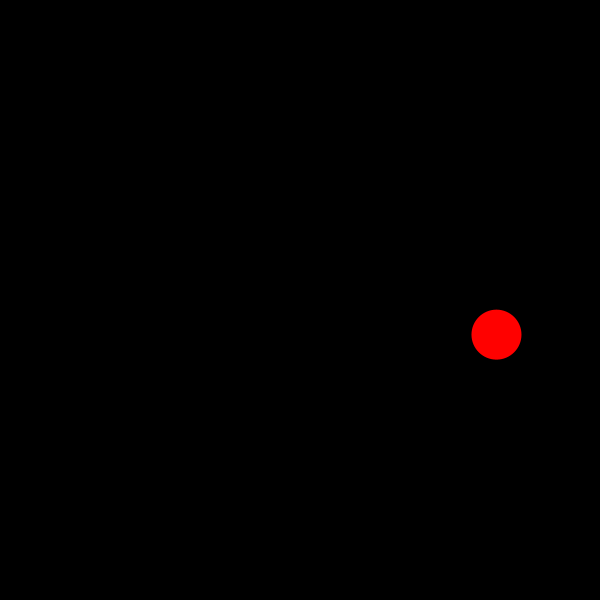
Frame 1 (no input)
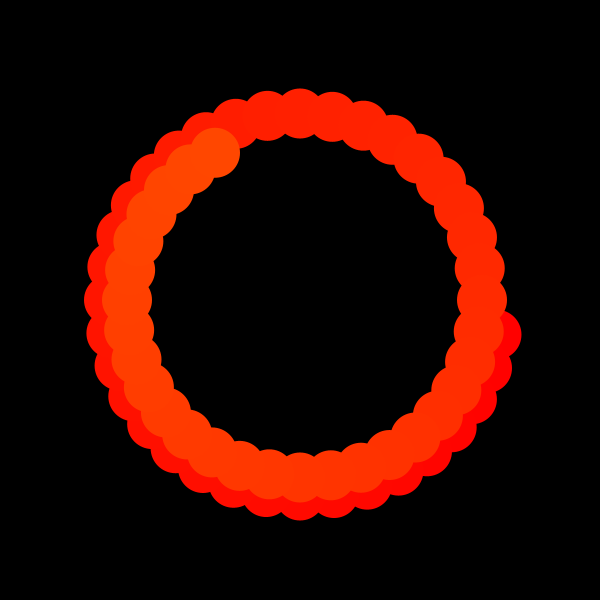
Frame 60 (the mouse pressed at the canvas centre just before this capture)
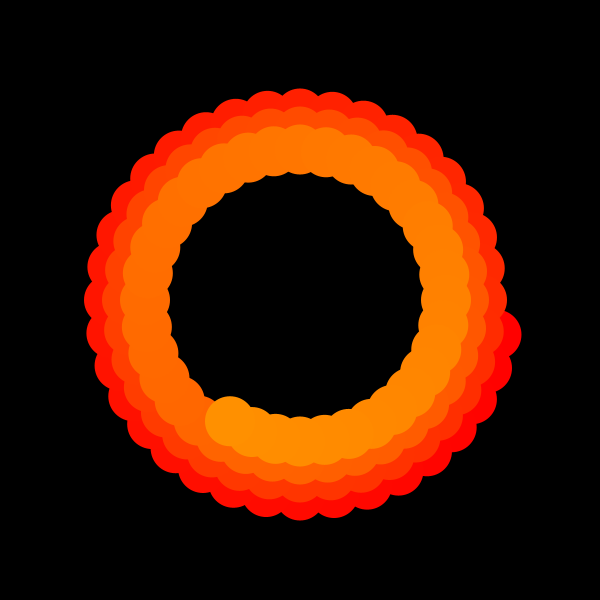
Frame 120 (the mouse held since frame 60 and released just before this capture)

The Processing sketch that drew these frames (run headless with seeded random() and noise(); from frame 60 on, the mouse is pressed at the canvas centre):

// Processing sketch: HD_Hus_Code
// ── HD_Hus_Code.pde
float xlen;
float ylen;
float deg;
float radius = 200;
int total;
float a = 0;
float ai = 0.2;

void setup() {
  size(600, 600);
  background(0);
  noStroke();
  colorMode(HSB);
}

void draw() {
  a += ai;
  if (a <= 0 || a >= 255)
    ai =- ai;
  fill(a, 255, 255);
  deg += 10;
  radius -= 0.5;
  xlen = width/2 + cos(radians(deg)) * radius;
  ylen = height/2 + sin(radians(deg)) * radius;
  ellipse(xlen, ylen, 50, 50);
}
